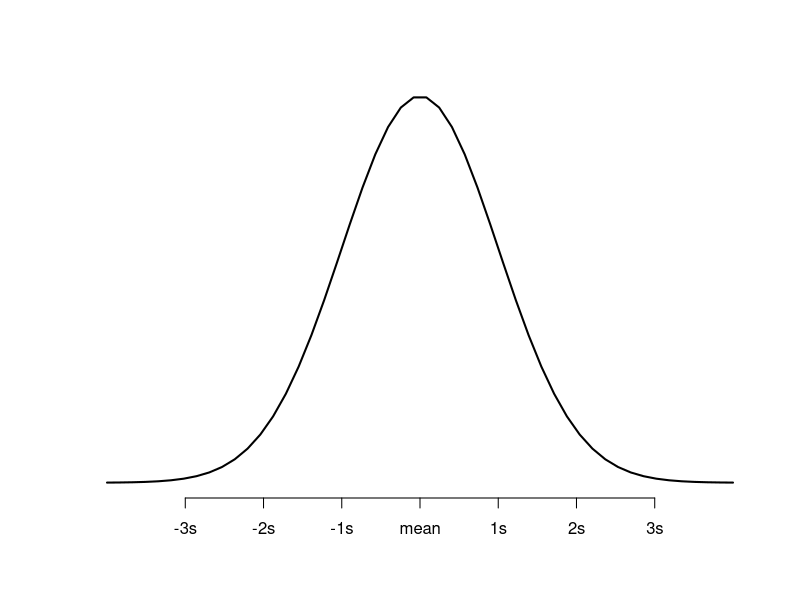

This figure's R source:
#create a sequence of 50 equally spaced numbers between -4 and 4
x<-seq(-4,4,length=50)

#create a vector of values that shows the height of the probability distribution
#for each value in x
y<-dnorm(x)

#plot x and y as a scatterplot with connect line (type = "1") and add
#an x-axis with custom labels
plot(x, y, type="l", lwd=2, axes=FALSE, xlab="", ylab="")
axis(1,at=-3:3, labels=c("-3s","-2s","-1s","mean","1s","2s","3s"))
